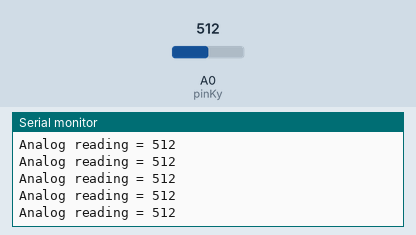
This sketch was run on a simulated Arduino Uno, built with avr-gcc and run on an emulated ATmega328P. On the bench: the last lines printed to the serial monitor. Inputs (shaded band) come from the test bench; at power-on: A0 (pinKy) = 512.

Above: at 1.2 s.
1.3 s: A0 (pinKy) set to 106
At 2.0 s:
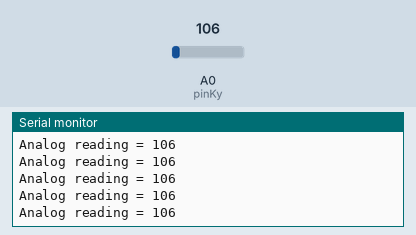
2.8 s: A0 (pinKy) set to 88
At 3.4 s:
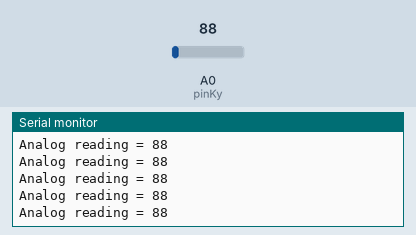
5.8 s: A0 (pinKy) set to 11
At 6.4 s:
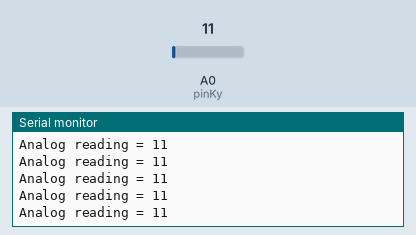
7.3 s: A0 (pinKy) set to 8
At 7.9 s:
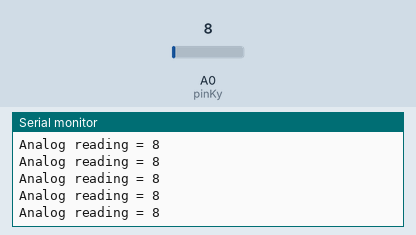
10.3 s: A0 (pinKy) set to 1023
At 11.3 s:
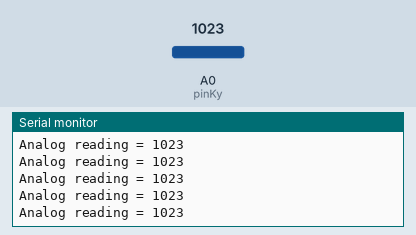
13.3 s: A0 (pinKy) set to 992
At 13.8 s:
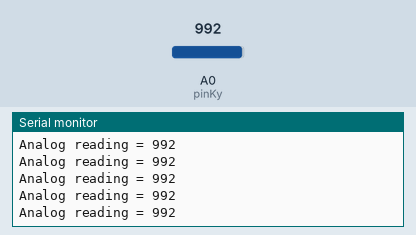
Timing chart, 0 to 16.3 s (numbered marks = the images above; inputs shaded):
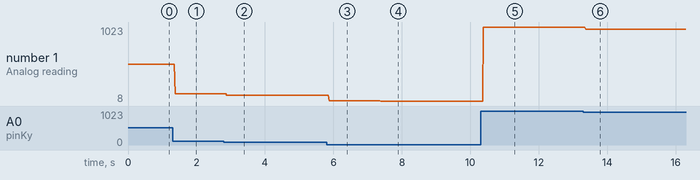

Measured:
- after the input at 1.3 s, the serial monitor: prints a new line after 0.07 s (image 1)
- after the input at 2.8 s, the serial monitor: prints a new line after 0.08 s (image 2)
- after the input at 5.8 s, the serial monitor: prints a new line after 0.08 s (image 3)
- after the input at 7.3 s, the serial monitor: prints a new line after 0.08 s (image 4)
- after the input at 10.3 s, the serial monitor: prints a new line after 0.08 s (image 5)
- after the input at 13.3 s, the serial monitor: prints a new line after 0.07 s (image 6)
- plotted number 1: 512 → 106 after the input at 1.3 s, 106 → 88 after the input at 2.8 s, 88 → 11 after the input at 5.8 s, 11 → 8 after the input at 7.3 s, 8 → 1023 after the input at 10.3 s

The sketch:

KY.ino
```cpp
  /*
modified on June 5, 2018
by Arduino Examples from arduino.cc/en/Tutorial/ReadAnalogVoltage
Home
*/
int pinKy = A0;
int kyReading = 0;
void setup() {
  // initialize serial communication at 9600 bits per second:
  Serial.begin(9600);
}

void loop() {
  kyReading = analogRead (pinKy);
  Serial.print("Analog reading = ");
  Serial.println(kyReading);
}
```
